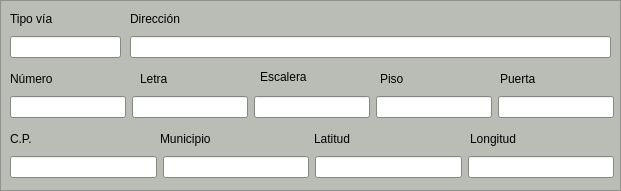
      <widget class="QFrame" name="frame_direccion">
       <property name="geometry">
        <rect>
         <x>0</x>
         <y>0</y>
         <width>621</width>
         <height>191</height>
        </rect>
       </property>
       <property name="palette">
        <palette>
         <active>
          <colorrole role="WindowText">
           <brush brushstyle="SolidPattern">
            <color alpha="255">
             <red>0</red>
             <green>0</green>
             <blue>0</blue>
            </color>
           </brush>
          </colorrole>
          <colorrole role="Button">
           <brush brushstyle="SolidPattern">
            <color alpha="255">
             <red>186</red>
             <green>189</green>
             <blue>182</blue>
            </color>
           </brush>
          </colorrole>
          <colorrole role="Light">
           <brush brushstyle="SolidPattern">
            <color alpha="255">
             <red>255</red>
             <green>255</green>
             <blue>255</blue>
            </color>
           </brush>
          </colorrole>
          <colorrole role="Midlight">
           <brush brushstyle="SolidPattern">
            <color alpha="255">
             <red>220</red>
             <green>222</green>
             <blue>218</blue>
            </color>
           </brush>
          </colorrole>
          <colorrole role="Dark">
           <brush brushstyle="SolidPattern">
            <color alpha="255">
             <red>93</red>
             <green>94</green>
             <blue>91</blue>
            </color>
           </brush>
          </colorrole>
          <colorrole role="Mid">
           <brush brushstyle="SolidPattern">
            <color alpha="255">
             <red>124</red>
             <green>126</green>
             <blue>121</blue>
            </color>
           </brush>
          </colorrole>
          <colorrole role="Text">
           <brush brushstyle="SolidPattern">
            <color alpha="255">
             <red>0</red>
             <green>0</green>
             <blue>0</blue>
            </color>
           </brush>
          </colorrole>
          <colorrole role="BrightText">
           <brush brushstyle="SolidPattern">
            <color alpha="255">
             <red>255</red>
             <green>255</green>
             <blue>255</blue>
            </color>
           </brush>
          </colorrole>
          <colorrole role="ButtonText">
           <brush brushstyle="SolidPattern">
            <color alpha="255">
             <red>0</red>
             <green>0</green>
             <blue>0</blue>
            </color>
           </brush>
          </colorrole>
          <colorrole role="Base">
           <brush brushstyle="SolidPattern">
            <color alpha="255">
             <red>255</red>
             <green>255</green>
             <blue>255</blue>
            </color>
           </brush>
          </colorrole>
          <colorrole role="Window">
           <brush brushstyle="SolidPattern">
            <color alpha="255">
             <red>186</red>
             <green>189</green>
             <blue>182</blue>
            </color>
           </brush>
          </colorrole>
          <colorrole role="Shadow">
           <brush brushstyle="SolidPattern">
            <color alpha="255">
             <red>0</red>
             <green>0</green>
             <blue>0</blue>
            </color>
           </brush>
          </colorrole>
          <colorrole role="AlternateBase">
           <brush brushstyle="SolidPattern">
            <color alpha="255">
             <red>220</red>
             <green>222</green>
             <blue>218</blue>
            </color>
           </brush>
          </colorrole>
          <colorrole role="ToolTipBase">
           <brush brushstyle="SolidPattern">
            <color alpha="255">
             <red>255</red>
             <green>255</green>
             <blue>220</blue>
            </color>
           </brush>
          </colorrole>
          <colorrole role="ToolTipText">
           <brush brushstyle="SolidPattern">
            <color alpha="255">
             <red>0</red>
             <green>0</green>
             <blue>0</blue>
            </color>
           </brush>
          </colorrole>
         </active>
         <inactive>
          <colorrole role="WindowText">
           <brush brushstyle="SolidPattern">
            <color alpha="255">
             <red>0</red>
             <green>0</green>
             <blue>0</blue>
            </color>
           </brush>
          </colorrole>
          <colorrole role="Button">
           <brush brushstyle="SolidPattern">
            <color alpha="255">
             <red>186</red>
             <green>189</green>
             <blue>182</blue>
            </color>
           </brush>
          </colorrole>
          <colorrole role="Light">
           <brush brushstyle="SolidPattern">
            <color alpha="255">
             <red>255</red>
             <green>255</green>
             <blue>255</blue>
            </color>
           </brush>
          </colorrole>
          <colorrole role="Midlight">
           <brush brushstyle="SolidPattern">
            <color alpha="255">
             <red>220</red>
             <green>222</green>
             <blue>218</blue>
            </color>
           </brush>
          </colorrole>
          <colorrole role="Dark">
           <brush brushstyle="SolidPattern">
            <color alpha="255">
             <red>93</red>
             <green>94</green>
             <blue>91</blue>
            </color>
           </brush>
          </colorrole>
          <colorrole role="Mid">
           <brush brushstyle="SolidPattern">
            <color alpha="255">
             <red>124</red>
             <green>126</green>
             <blue>121</blue>
            </color>
           </brush>
          </colorrole>
          <colorrole role="Text">
           <brush brushstyle="SolidPattern">
            <color alpha="255">
             <red>0</red>
             <green>0</green>
             <blue>0</blue>
            </color>
           </brush>
          </colorrole>
          <colorrole role="BrightText">
           <brush brushstyle="SolidPattern">
            <color alpha="255">
             <red>255</red>
             <green>255</green>
             <blue>255</blue>
            </color>
           </brush>
          </colorrole>
          <colorrole role="ButtonText">
           <brush brushstyle="SolidPattern">
            <color alpha="255">
             <red>0</red>
             <green>0</green>
             <blue>0</blue>
            </color>
           </brush>
          </colorrole>
          <colorrole role="Base">
           <brush brushstyle="SolidPattern">
            <color alpha="255">
             <red>255</red>
             <green>255</green>
             <blue>255</blue>
            </color>
           </brush>
          </colorrole>
          <colorrole role="Window">
           <brush brushstyle="SolidPattern">
            <color alpha="255">
             <red>186</red>
             <green>189</green>
             <blue>182</blue>
            </color>
           </brush>
          </colorrole>
          <colorrole role="Shadow">
           <brush brushstyle="SolidPattern">
            <color alpha="255">
             <red>0</red>
             <green>0</green>
             <blue>0</blue>
            </color>
           </brush>
          </colorrole>
          <colorrole role="AlternateBase">
           <brush brushstyle="SolidPattern">
            <color alpha="255">
             <red>220</red>
             <green>222</green>
             <blue>218</blue>
            </color>
           </brush>
          </colorrole>
          <colorrole role="ToolTipBase">
           <brush brushstyle="SolidPattern">
            <color alpha="255">
             <red>255</red>
             <green>255</green>
             <blue>220</blue>
            </color>
           </brush>
          </colorrole>
          <colorrole role="ToolTipText">
           <brush brushstyle="SolidPattern">
            <color alpha="255">
             <red>0</red>
             <green>0</green>
             <blue>0</blue>
            </color>
           </brush>
          </colorrole>
         </inactive>
         <disabled>
          <colorrole role="WindowText">
           <brush brushstyle="SolidPattern">
            <color alpha="255">
             <red>93</red>
             <green>94</green>
             <blue>91</blue>
            </color>
           </brush>
          </colorrole>
          <colorrole role="Button">
           <brush brushstyle="SolidPattern">
            <color alpha="255">
             <red>186</red>
             <green>189</green>
             <blue>182</blue>
            </color>
           </brush>
          </colorrole>
          <colorrole role="Light">
           <brush brushstyle="SolidPattern">
            <color alpha="255">
             <red>255</red>
             <green>255</green>
             <blue>255</blue>
            </color>
           </brush>
          </colorrole>
          <colorrole role="Midlight">
           <brush brushstyle="SolidPattern">
            <color alpha="255">
             <red>220</red>
             <green>222</green>
             <blue>218</blue>
            </color>
           </brush>
          </colorrole>
          <colorrole role="Dark">
           <brush brushstyle="SolidPattern">
            <color alpha="255">
             <red>93</red>
             <green>94</green>
             <blue>91</blue>
            </color>
           </brush>
          </colorrole>
          <colorrole role="Mid">
           <brush brushstyle="SolidPattern">
            <color alpha="255">
             <red>124</red>
             <green>126</green>
             <blue>121</blue>
            </color>
           </brush>
          </colorrole>
          <colorrole role="Text">
           <brush brushstyle="SolidPattern">
            <color alpha="255">
             <red>93</red>
             <green>94</green>
             <blue>91</blue>
            </color>
           </brush>
          </colorrole>
          <colorrole role="BrightText">
           <brush brushstyle="SolidPattern">
            <color alpha="255">
             <red>255</red>
             <green>255</green>
             <blue>255</blue>
            </color>
           </brush>
          </colorrole>
          <colorrole role="ButtonText">
           <brush brushstyle="SolidPattern">
            <color alpha="255">
             <red>93</red>
             <green>94</green>
             <blue>91</blue>
            </color>
           </brush>
          </colorrole>
          <colorrole role="Base">
           <brush brushstyle="SolidPattern">
            <color alpha="255">
             <red>186</red>
             <green>189</green>
             <blue>182</blue>
            </color>
           </brush>
          </colorrole>
          <colorrole role="Window">
           <brush brushstyle="SolidPattern">
            <color alpha="255">
             <red>186</red>
             <green>189</green>
             <blue>182</blue>
            </color>
           </brush>
          </colorrole>
          <colorrole role="Shadow">
           <brush brushstyle="SolidPattern">
            <color alpha="255">
             <red>0</red>
             <green>0</green>
             <blue>0</blue>
            </color>
           </brush>
          </colorrole>
          <colorrole role="AlternateBase">
           <brush brushstyle="SolidPattern">
            <color alpha="255">
             <red>186</red>
             <green>189</green>
             <blue>182</blue>
            </color>
           </brush>
          </colorrole>
          <colorrole role="ToolTipBase">
           <brush brushstyle="SolidPattern">
            <color alpha="255">
             <red>255</red>
             <green>255</green>
             <blue>220</blue>
            </color>
           </brush>
          </colorrole>
          <colorrole role="ToolTipText">
           <brush brushstyle="SolidPattern">
            <color alpha="255">
             <red>0</red>
             <green>0</green>
             <blue>0</blue>
            </color>
           </brush>
          </colorrole>
         </disabled>
        </palette>
       </property>
       <property name="frameShape">
        <enum>QFrame::StyledPanel</enum>
       </property>
       <property name="frameShadow">
        <enum>QFrame::Raised</enum>
       </property>
       <widget class="QLabel" name="label_27">
        <property name="geometry">
         <rect>
          <x>380</x>
          <y>70</y>
          <width>29</width>
          <height>17</height>
         </rect>
        </property>
        <property name="text">
         <string>Piso</string>
        </property>
       </widget>
       <widget class="QLabel" name="label_28">
        <property name="geometry">
         <rect>
          <x>10</x>
          <y>130</y>
          <width>56</width>
          <height>17</height>
         </rect>
        </property>
        <property name="text">
         <string>C.P.</string>
        </property>
       </widget>
       <widget class="QLabel" name="label_29">
        <property name="geometry">
         <rect>
          <x>160</x>
          <y>130</y>
          <width>71</width>
          <height>17</height>
         </rect>
        </property>
        <property name="text">
         <string>Municipio</string>
        </property>
       </widget>
       <widget class="QLabel" name="label_31">
        <property name="geometry">
         <rect>
          <x>314</x>
          <y>130</y>
          <width>71</width>
          <height>17</height>
         </rect>
        </property>
        <property name="text">
         <string>Latitud</string>
        </property>
       </widget>
       <widget class="QLabel" name="label_32">
        <property name="geometry">
         <rect>
          <x>470</x>
          <y>130</y>
          <width>71</width>
          <height>17</height>
         </rect>
        </property>
        <property name="text">
         <string>Longitud</string>
        </property>
       </widget>
       <widget class="QLabel" name="label_33">
        <property name="geometry">
         <rect>
          <x>10</x>
          <y>10</y>
          <width>53</width>
          <height>17</height>
         </rect>
        </property>
        <property name="text">
         <string>Tipo vía</string>
        </property>
       </widget>
       <widget class="QLabel" name="label_36">
        <property name="geometry">
         <rect>
          <x>130</x>
          <y>10</y>
          <width>64</width>
          <height>17</height>
         </rect>
        </property>
        <property name="text">
         <string>Dirección</string>
        </property>
       </widget>
       <widget class="QLabel" name="label_37">
        <property name="geometry">
         <rect>
          <x>10</x>
          <y>70</y>
          <width>56</width>
          <height>17</height>
         </rect>
        </property>
        <property name="text">
         <string>Número</string>
        </property>
       </widget>
       <widget class="QLabel" name="label_38">
        <property name="geometry">
         <rect>
          <x>140</x>
          <y>70</y>
          <width>36</width>
          <height>17</height>
         </rect>
        </property>
        <property name="text">
         <string>Letra</string>
        </property>
       </widget>
       <widget class="QLabel" name="label_39">
        <property name="geometry">
         <rect>
          <x>500</x>
          <y>70</y>
          <width>46</width>
          <height>17</height>
         </rect>
        </property>
        <property name="text">
         <string>Puerta</string>
        </property>
       </widget>
       <widget class="QWidget" name="layoutWidget_2">
        <property name="geometry">
         <rect>
          <x>10</x>
          <y>150</y>
          <width>604</width>
          <height>34</height>
         </rect>
        </property>
        <layout class="QHBoxLayout" name="horizontalLayout_8">
         <item>
          <widget class="QLineEdit" name="lineEdit_cp_2">
           <property name="inputMethodHints">
            <set>Qt::ImhDigitsOnly</set>
           </property>
           <property name="inputMask">
            <string>99999</string>
           </property>
           <property name="alignment">
            <set>Qt::AlignRight|Qt::AlignTrailing|Qt::AlignVCenter</set>
           </property>
           <property name="readOnly">
            <bool>true</bool>
           </property>
          </widget>
         </item>
         <item>
          <widget class="QLineEdit" name="lineEdit_municipio_2">
           <property name="maxLength">
            <number>64</number>
           </property>
           <property name="readOnly">
            <bool>true</bool>
           </property>
          </widget>
         </item>
         <item>
          <widget class="QLineEdit" name="lineEdit_latitud">
           <property name="maxLength">
            <number>12</number>
           </property>
           <property name="alignment">
            <set>Qt::AlignRight|Qt::AlignTrailing|Qt::AlignVCenter</set>
           </property>
           <property name="readOnly">
            <bool>true</bool>
           </property>
          </widget>
         </item>
         <item>
          <widget class="QLineEdit" name="lineEdit_longitud">
           <property name="maxLength">
            <number>12</number>
           </property>
           <property name="alignment">
            <set>Qt::AlignRight|Qt::AlignTrailing|Qt::AlignVCenter</set>
           </property>
           <property name="readOnly">
            <bool>true</bool>
           </property>
          </widget>
         </item>
        </layout>
       </widget>
       <widget class="QWidget" name="layoutWidget_3">
        <property name="geometry">
         <rect>
          <x>10</x>
          <y>90</y>
          <width>604</width>
          <height>34</height>
         </rect>
        </property>
        <layout class="QHBoxLayout" name="horizontalLayout_9">
         <item>
          <widget class="QLineEdit" name="lineEdit_numero_2">
           <property name="inputMask">
            <string/>
           </property>
           <property name="maxLength">
            <number>3</number>
           </property>
           <property name="alignment">
            <set>Qt::AlignRight|Qt::AlignTrailing|Qt::AlignVCenter</set>
           </property>
           <property name="readOnly">
            <bool>true</bool>
           </property>
          </widget>
         </item>
         <item>
          <widget class="QLineEdit" name="lineEdit_letra_2">
           <property name="inputMask">
            <string>A</string>
           </property>
           <property name="alignment">
            <set>Qt::AlignRight|Qt::AlignTrailing|Qt::AlignVCenter</set>
           </property>
           <property name="readOnly">
            <bool>true</bool>
           </property>
          </widget>
         </item>
         <item>
          <widget class="QLineEdit" name="lineEdit_escalera_2">
           <property name="maxLength">
            <number>3</number>
           </property>
           <property name="alignment">
            <set>Qt::AlignRight|Qt::AlignTrailing|Qt::AlignVCenter</set>
           </property>
          </widget>
         </item>
         <item>
          <widget class="QLineEdit" name="lineEdit_piso_2">
           <property name="inputMask">
            <string/>
           </property>
           <property name="maxLength">
            <number>3</number>
           </property>
           <property name="alignment">
            <set>Qt::AlignRight|Qt::AlignTrailing|Qt::AlignVCenter</set>
           </property>
           <property name="readOnly">
            <bool>true</bool>
           </property>
          </widget>
         </item>
         <item>
          <widget class="QLineEdit" name="lineEdit_puerta_2">
           <property name="inputMask">
            <string/>
           </property>
           <property name="maxLength">
            <number>3</number>
           </property>
           <property name="alignment">
            <set>Qt::AlignRight|Qt::AlignTrailing|Qt::AlignVCenter</set>
           </property>
           <property name="readOnly">
            <bool>true</bool>
           </property>
          </widget>
         </item>
        </layout>
       </widget>
       <widget class="QWidget" name="horizontalLayoutWidget">
        <property name="geometry">
         <rect>
          <x>130</x>
          <y>30</y>
          <width>481</width>
          <height>34</height>
         </rect>
        </property>
        <layout class="QHBoxLayout" name="horizontalLayout_10">
         <item>
          <widget class="QLineEdit" name="lineEdit_direccion_2">
           <property name="maxLength">
            <number>64</number>
           </property>
           <property name="readOnly">
            <bool>true</bool>
           </property>
          </widget>
         </item>
        </layout>
       </widget>
       <widget class="QWidget" name="horizontalLayoutWidget_2">
        <property name="geometry">
         <rect>
          <x>10</x>
          <y>30</y>
          <width>111</width>
          <height>34</height>
         </rect>
        </property>
        <layout class="QHBoxLayout" name="horizontalLayout_11">
         <item>
          <widget class="QLineEdit" name="lineEdit_via_2">
           <property name="inputMask">
            <string/>
           </property>
           <property name="maxLength">
            <number>16</number>
           </property>
           <property name="readOnly">
            <bool>true</bool>
           </property>
          </widget>
         </item>
        </layout>
       </widget>
       <widget class="QLabel" name="label_40">
        <property name="geometry">
         <rect>
          <x>260</x>
          <y>70</y>
          <width>59</width>
          <height>14</height>
         </rect>
        </property>
        <property name="text">
         <string>Escalera</string>
        </property>
       </widget>
      </widget>
